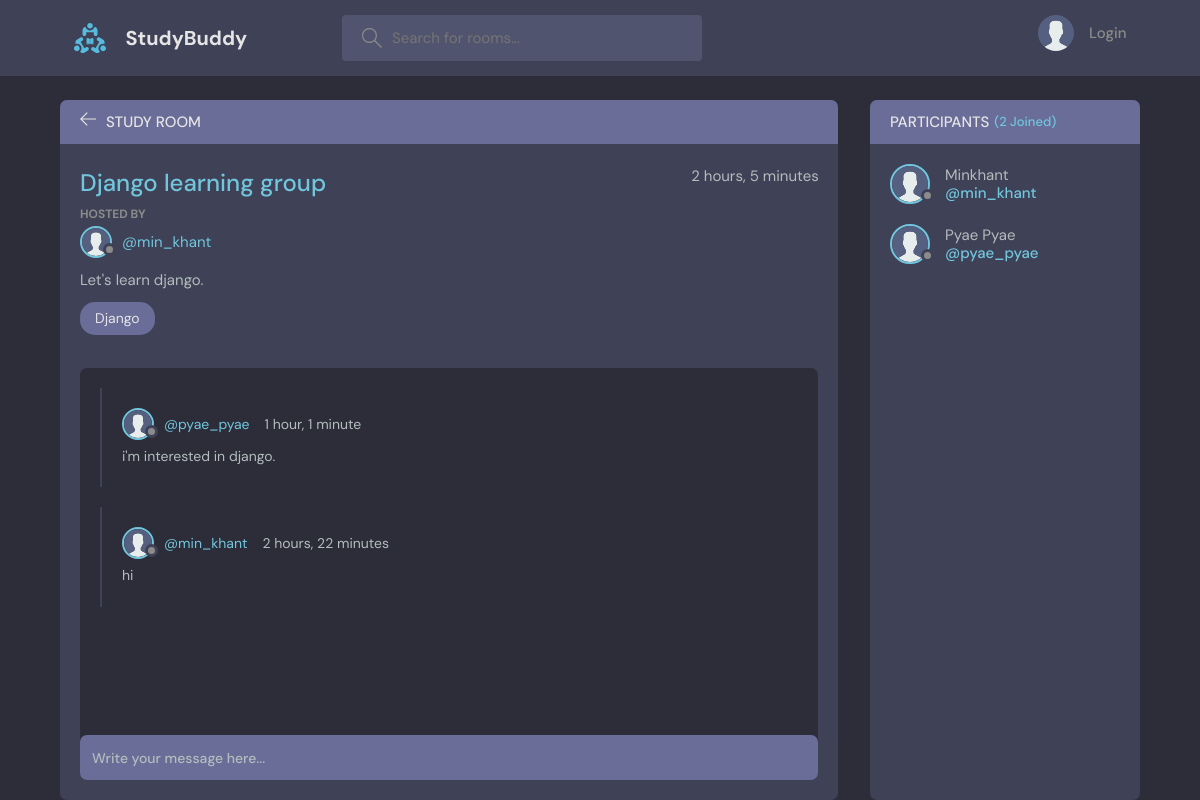
The page /roomDetails/5/ on the database its author committed.
### app/models.py (models this page shows, shortened)
class Rooms(models.Model):
    name = models.CharField(max_length=200)
    topic = models.ForeignKey(Topics, on_delete=models.CASCADE, related_name='room')
    host = models.ForeignKey(User, on_delete=models.CASCADE)
    description = models.TextField(blank=True)
    participants = models.ManyToManyField(User, related_name='participants', blank=True)
    updated = models.DateTimeField(auto_now=True)
    created = models.DateTimeField(auto_now_add=True)
    class Meta:
        ordering = ['-updated', '-created']

class User(AbstractUser):
    username = models.CharField(max_length=200, null=True)
    name = models.CharField(max_length=200, null=True)
    email = models.EmailField(unique=True, null=True)
    bio = models.TextField(null=True)
    avatar = models.ImageField(null=True, default='avatar.svg', upload_to='media')
    USERNAME_FIELD = 'email'
    REQUIRED_FIELDS = []

class Topics(models.Model):
    name = models.CharField(max_length=200)

class Messages(models.Model):
    room = models.ForeignKey(Rooms, on_delete=models.CASCADE)
    user = models.ForeignKey(User, on_delete=models.CASCADE)
    body = models.TextField(blank=False)
    updated = models.DateTimeField(auto_now=True)
    created = models.DateTimeField(auto_now_add=True)
    class Meta:
        ordering = ['-updated', '-created']

### app/views.py (the view)
# urls.py: path('roomDetails/<str:pk>/', views.room_details, name='roomDetails'),
def room_details(request, pk):
    room = Rooms.objects.get(id=pk)
    messages = Messages.objects.filter(room=room)
    participants = room.participants.all()
    if request.method == 'POST':
        body = request.POST['body']
        Messages.objects.create(body=body, room=room, user=request.user)
        room.participants.add(request.user)
    return render(request, 'room_details.html', {'room': room, 'messages': messages, 'participants': participants})

### templates/room_details.html (shortened to what this page needs)
{% extends 'base.html' %}
{% block content %}
<main class="profile-page layout layout--2">
    <div class="container">
      <div class="room">
        <div class="room__top">
          <div class="room__topLeft">
            <a href="{% url 'home' %}">
              <svg version="1.1" xmlns="http://www.w3.org/2000/svg" width="32" height="32" viewBox="0 0 32 32">
                <title>arrow-left</title>
                <path
                  d="M13.723 2.286l-13.723 13.714 13.719 13.714 1.616-1.611-10.96-10.96h27.625v-2.286h-27.625l10.965-10.965-1.616-1.607z"
                ></path>
              </svg>
            </a>
            <h3>Study Room</h3>
          </div>
        </div>
        <div class="room__box scroll">
          <div class="room__header scroll">
            <div class="room__info">
              <h3>{{room.name}}</h3>
              <span>{{room.updated|timesince}}</span>
            </div>
            <div class="room__hosted">
              <p>Hosted By</p>
              <a href="{% url 'user-info' room.host.id %}" class="room__author">
                <div class="avatar avatar--small">
                  <img src="{{room.host.avatar.url}}" />
                </div>
                <span>@{{room.host.username}}</span>
              </a>
            </div>
            <div class="room__details">
             {{room.description}}
            </div>
            <span class="room__topics">{{room.topic.name}}</span>
          </div>
          <div class="room__conversation">
            <div class="threads scroll">
              {% for message in messages %}
              <div class="thread">
                <div class="thread__top">
                  <div class="thread__author">
                    <a href="{% url 'user-info' message.user.id %}" class="thread__authorInfo">
                      <div class="avatar avatar--small">
                        <img src="{{message.user.avatar.url}}" />
                      </div>
                      <span>@{{message.user.username}}</span>
                    </a>
                    <span class="thread__date">{{message.updated|timesince}}</span>
                  </div>
                </div>
                <div class="thread__details">
                 {{message.body}}
                </div>
              </div>
               {% endfor %}
            </div>
          </div>
        </div>
        <div class="room__message">
          <form action="" method="POST">{% csrf_token %}<input name="body" placeholder="Write your message here..." /></form>
        </div>
      </div>
      <div class="participants">
        <h3 class="participants__top">Participants <span>({{room.participants.count}} Joined)</span></h3>
        <div class="participants__list scroll">
          {% for user in participants %}
          <a href="{% url 'user-info' user.id %}" class="participant">
            <div class="avatar avatar--medium">
              <img src="{{user.avatar.url}}" />
            </div>
            <p>
              {{user.name}}
              <span>@{{user.username}}</span>
            </p>
          </a>
          {% endfor %}
        </div>
      </div>
    </div>
  </main>
{% endblock %}

### rows shown on the page
Rooms: name "Django learning group", updated "2 hours, 5 minutes", host.avatar (placeholder picture), host.username "min_khant", description "Let's learn django.", topic.name "Django", participants.count "2"
Messages: user.avatar (placeholder picture), user.username "pyae_pyae", updated "1 hour, 1 minute", body "i'm interested in django."
Messages: user.avatar (placeholder picture), user.username "min_khant", updated "2 hours, 22 minutes", body "hi"
User: avatar (placeholder picture), name "Minkhant", username "min_khant"
User: avatar (placeholder picture), name "Pyae Pyae", username "pyae_pyae"
